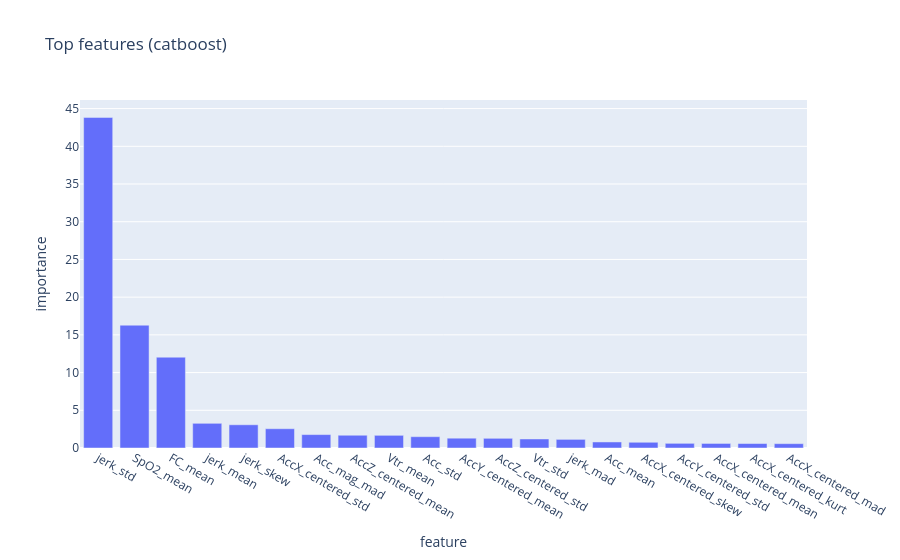
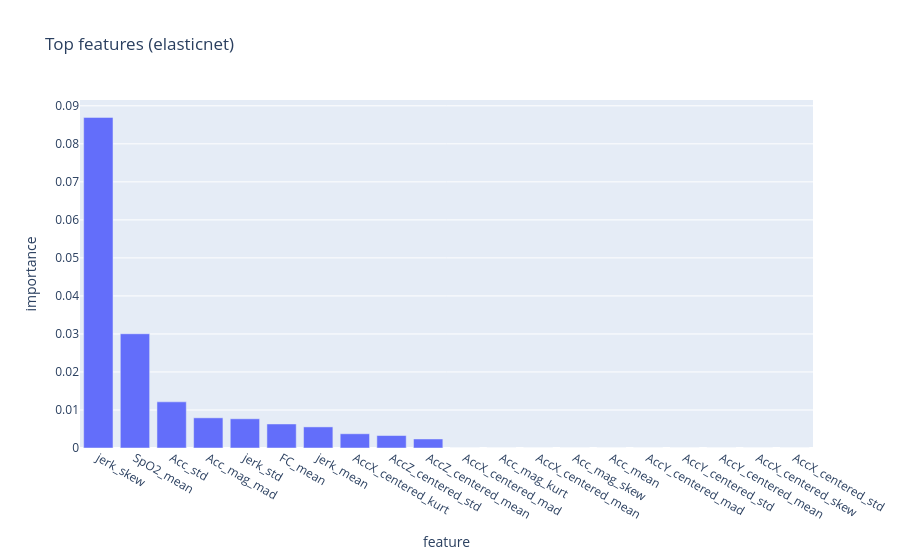
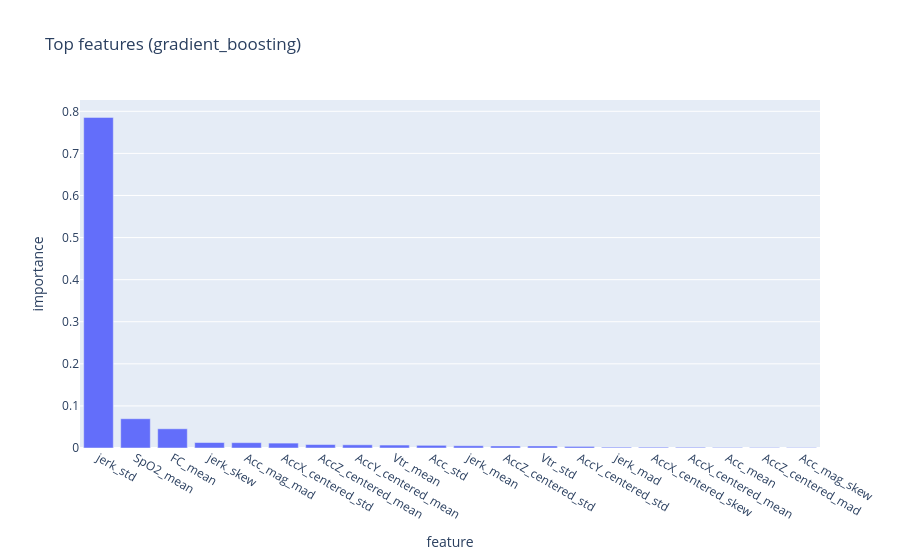

Here is the notebook cell these charts were saved with, in order:
### Markdown cell above
### 4. Feature Importance

### Code cell
import joblib
import numpy as np

available_models = sorted(summary_df["model"].unique())
for model_name in available_models:
    model_path = models_dir / f"{model_name}_best.joblib"
    if not model_path.exists():
        print(f"Model artifact not found for {model_name}.")
        continue

    pipeline = joblib.load(model_path)
    model = pipeline.named_steps["model"]

    importances = getattr(model, "feature_importances_", None)
    if importances is None:
        coef = getattr(model, "coef_", None)
        if coef is not None:
            importances = np.abs(np.ravel(coef))
        else:
            print(f"{model_name} does not expose feature importances or coefficients.")
            continue

    feature_names = (
        feature_columns
        if feature_columns is not None and len(feature_columns) == len(importances)
        else [f"f{i}" for i in range(len(importances))]
    )

    fi = (
        pd.DataFrame({"feature": feature_names, "importance": importances})
        .sort_values("importance", ascending=False)
        .head(20)
    )

    px.bar(fi, x="feature", y="importance", title=f"Top features ({model_name})").show()

### Figure 1 — Plotly figure (JSON) as saved in the notebook; plotly's stock layout.template omitted (floating-point values rounded to 4 significant figures)
{"data": [{"hovertemplate": "feature=%{x}<br>importance=%{y}<extra></extra>", "legendgroup": "", "marker": {"color": "#636efa", "pattern": {"shape": ""}}, "name": "", "orientation": "v", "showlegend": false, "textposition": "auto", "type": "bar", "x": ["jerk_std", "SpO2_mean", "FC_mean", "jerk_mean", "jerk_skew", "AccX_centered_std", "Acc_mag_mad", "AccZ_centered_mean", "Vtr_mean", "Acc_std", "AccY_centered_mean", "AccZ_centered_std", "Vtr_std", "jerk_mad", "Acc_mean", "AccX_centered_skew", "AccY_centered_std", "AccX_centered_mean", "AccX_centered_kurt", "AccX_centered_mad"], "xaxis": "x", "y": [43.83, 16.28, 12.04, 3.273, 3.078, 2.556, 1.778, 1.692, 1.681, 1.5, 1.3, 1.285, 1.195, 1.144, 0.8002, 0.7595, 0.6197, 0.6045, 0.5908, 0.5752], "yaxis": "y"}], "layout": {"barmode": "relative", "legend": {"tracegroupgap": 0}, "title": {"text": "Top features (catboost)"}, "xaxis": {"anchor": "y", "domain": [0, 1], "title": {"text": "feature"}}, "yaxis": {"anchor": "x", "domain": [0, 1], "title": {"text": "importance"}}}}

### Figure 2 — Plotly figure (JSON) as saved in the notebook; plotly's stock layout.template omitted (floating-point values rounded to 4 significant figures)
{"data": [{"hovertemplate": "feature=%{x}<br>importance=%{y}<extra></extra>", "legendgroup": "", "marker": {"color": "#636efa", "pattern": {"shape": ""}}, "name": "", "orientation": "v", "showlegend": false, "textposition": "auto", "type": "bar", "x": ["jerk_skew", "SpO2_mean", "Acc_std", "Acc_mag_mad", "jerk_std", "FC_mean", "jerk_mean", "AccX_centered_kurt", "AccZ_centered_std", "AccZ_centered_mean", "AccX_centered_mad", "Acc_mag_kurt", "AccX_centered_mean", "Acc_mag_skew", "Acc_mean", "AccY_centered_mad", "AccY_centered_std", "AccY_centered_mean", "AccX_centered_skew", "AccX_centered_std"], "xaxis": "x", "y": [0.08695, 0.03004, 0.01214, 0.007937, 0.007682, 0.006321, 0.00555, 0.003739, 0.003279, 0.002376, 0.0, 0.0, 0.0, 0.0, 0.0, 0.0, 0.0, 0.0, 0.0, 0.0], "yaxis": "y"}], "layout": {"barmode": "relative", "legend": {"tracegroupgap": 0}, "title": {"text": "Top features (elasticnet)"}, "xaxis": {"anchor": "y", "domain": [0, 1], "title": {"text": "feature"}}, "yaxis": {"anchor": "x", "domain": [0, 1], "title": {"text": "importance"}}}}

### Figure 3 — Plotly figure (JSON) as saved in the notebook; plotly's stock layout.template omitted (floating-point values rounded to 4 significant figures)
{"data": [{"hovertemplate": "feature=%{x}<br>importance=%{y}<extra></extra>", "legendgroup": "", "marker": {"color": "#636efa", "pattern": {"shape": ""}}, "name": "", "orientation": "v", "showlegend": false, "textposition": "auto", "type": "bar", "x": ["jerk_std", "SpO2_mean", "FC_mean", "jerk_skew", "Acc_mag_mad", "AccX_centered_std", "AccZ_centered_mean", "AccY_centered_mean", "Vtr_mean", "Acc_std", "jerk_mean", "AccZ_centered_std", "Vtr_std", "AccY_centered_std", "jerk_mad", "AccX_centered_skew", "AccX_centered_mean", "Acc_mean", "AccZ_centered_mad", "Acc_mag_skew"], "xaxis": "x", "y": [0.7855, 0.06955, 0.04565, 0.01301, 0.0127, 0.01165, 0.008229, 0.007603, 0.006982, 0.00635, 0.00534, 0.004828, 0.004802, 0.003757, 0.001975, 0.00191, 0.001707, 0.00131, 0.001191, 0.001017], "yaxis": "y"}], "layout": {"barmode": "relative", "legend": {"tracegroupgap": 0}, "title": {"text": "Top features (gradient_boosting)"}, "xaxis": {"anchor": "y", "domain": [0, 1], "title": {"text": "feature"}}, "yaxis": {"anchor": "x", "domain": [0, 1], "title": {"text": "importance"}}}}
